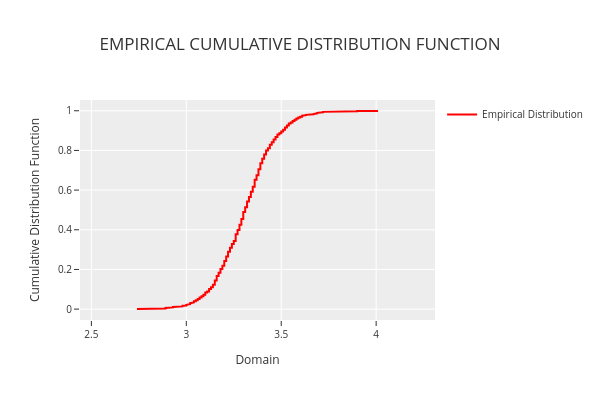

Notebook cell for this chart:
### Markdown cell above
**Generate an empirical cumulative distribution function (ECDF) plot for the data**

### Code cell
phi.plot_ecdf()

### Figure 1 — Plotly figure (JSON) as saved in the notebook; plotly's stock layout.template omitted (floating-point values rounded to 4 significant figures; data arrays with more than 128 entries replaced by an {"elided": "..."} marker saying what was removed)
{"data": [{"line": {"color": "rgba(255,0,0,1)", "width": 2}, "mode": "lines", "name": "Empirical Distribution", "showlegend": true, "type": "scatter", "x": {"elided": "176 float values"}, "y": {"elided": "176 float values"}}], "layout": {"height": 400, "legend": {"font": {"size": 10}, "orientation": "v", "title": {"font": {"size": 10}}, "xanchor": "left", "y": 1, "yanchor": "auto"}, "title": {"text": "EMPIRICAL CUMULATIVE DISTRIBUTION FUNCTION"}, "width": 600, "xaxis": {"range": [2.44, 4.31], "tickfont": {"size": 10}, "title": {"font": {"size": 12}, "text": "Domain"}}, "yaxis": {"tickfont": {"size": 10}, "title": {"font": {"size": 12}, "text": "Cumulative Distribution Function"}}}}
